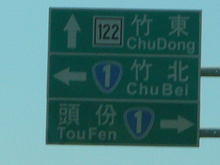
%> input picture Project 2/img/p1im4.png, 220 x 165 px, shrunk from 320 x 240 before the run
$ octave Sol_p1im4.m   (GNU Octave 9; MATLAB toolbox functions it lacks are replaced by stand-ins)
%> lines starting %> are read from the running program, lines starting %| are printed output that depends on the picture; in (x1, y1, x2, y2) boxes, pixels count from 0 and x2, y2 are one past the last pixel; in counts of white or black regions, pixels touching at a corner belong together; the program's own positions count from 1
### Project 2/rgb_to_gray.m
function gray = rgb_to_gray(imgMatr)
    % ---------------------------------
    % This function perform the edge detection with sobel filtering
    % ref: https://www.mathworks.com/matlabcentral/fileexchange/29392-rgb2gray
    % return grayscale image matrix
    % ---------------------------------

    imgMatr = double(imgMatr);
    [hg wd ch] = size(imgMatr); % get height, width and channel of the image

    R = imgMatr(:,:,1);
    G = imgMatr(:,:,2);
    B = imgMatr(:,:,3);

    gray = 0.29900 * R + 0.58700 * G + 0.11400 * B;
    gray = uint8(gray);

end

### Project 2/prewitt_filtering.m
function transImgMatr = prewitt_filtering(imgMatr, direction)
    % ---------------------------------
    % This function perform the edge detection with prewitt filtering
    % ref: https://www.geeksforgeeks.org/matlab-image-edge-detection-using-prewitt-operator-from-scratch/
    % return transformed image matrix
    % ---------------------------------

    imgMatr = double(imgMatr);

    hg = size(imgMatr,1); % get the height of image
    wd = size(imgMatr,2); % get the width of image

    % zero padding on image matrix
    filtSize = 3;
    shift = double(floor(filtSize / 2));
    paddMatr = padarray(imgMatr,[shift shift],0);

    % prewitt filter
    prewittx = [-1,0,1; -1,0,1; -1,0,1];
    prewitty = [-1,-1,-1; 0,0,0; 1,1,1];

    % create the matrix with width and height
    % exacly same as the input image to store the transformed pixel values
    gx = zeros(hg,wd);
    gy = zeros(hg,wd);
    for row = 1 : hg
        for col = 1 : wd
            % x direction
            mul = paddMatr(row : row + (filtSize - 1),col : col + (filtSize - 1)).* prewittx;
            gx(row,col) = sum(mul(:));

            % y direction
            mul = paddMatr(row : row + (filtSize - 1),col : col + (filtSize - 1)).* prewitty;
            gy(row,col) = sum(mul(:));

            switch direction
                case 'vertical'
                    gx(row,col) = 0; % remove gx
                case 'horizontal'
                    gy(row,col) = 0; % remove gy
            end

        end
    end

    grad = sqrt((gx .^2) + (gy .^2));
    transImgMatr = uint8(grad);

end

### Project 2/convert_to_binary_image.m
function imgMatr = convert_to_binary_image(imgMatr, threshold)
    % ---------------------------------
    % This function perform the conversion from image to binary image
    % note that threshold value is between 0 to 1
    % ref: it's same to builtin function --> im2bw()
    % return transformed image matrix
    % ---------------------------------

    imgMatr = uint8(imgMatr);
    th = 255 * threshold;

    imgMatr(imgMatr < th) = 0;
    imgMatr(imgMatr >= th) = 1;

    imgMatr = double(imgMatr);

end

### Project 2/sobel_filtering.m
function transImgMatr = sobel_filtering(imgMatr, direction)
    % ---------------------------------
    % This function perform the edge detection with sobel filtering
    % ref: https://www.geeksforgeeks.org/matlab-image-edge-detection-using-sobel-operator-from-scratch/
    % return transformed image matrix
    % ---------------------------------

    imgMatr = double(imgMatr);

    hg = size(imgMatr,1); % get the height of image
    wd = size(imgMatr,2); % get the width of image

    % zero padding on image matrix
    filtSize = 3;
    shift = double(floor(filtSize / 2));
    paddMatr = padarray(imgMatr,[shift shift],0);

    % sobel filter
    sobelx = [-1,0,1; -2,0,2; -1,0,1];
    sobely = [-1,-2,-1; 0,0,0; 1,2,1];

    % create the matrix with width and height
    % exacly same as the input image to store the transformed pixel values
    gx = zeros(hg,wd);
    gy = zeros(hg,wd);
    for row = 1 : hg
        for col = 1 : wd
            % x direction
            mul = paddMatr(row : row + (filtSize - 1),col : col + (filtSize - 1)).* sobelx;
            gx(row,col) = sum(mul(:));

            % y direction
            mul = paddMatr(row : row + (filtSize - 1),col : col + (filtSize - 1)).* sobely;
            gy(row,col) = sum(mul(:));

            switch direction
                case 'vertical'
                    gx(row,col) = 0; % remove gx
                case 'horizontal'
                    gy(row,col) = 0; % remove gy
            end

        end
    end

    grad = sqrt((gx .^2) + (gy .^2));
    transImgMatr = uint8(grad);

end

### Project 2/laplacian_gaussian_filter.m
function transImgMatr = laplacian_gaussian_filter(imgMatr,sigma)
    % ---------------------------------
    % This function perform the edge detection with log filtering
    % ref: https://www.mathworks.com/matlabcentral/fileexchange/59816-log_edgedetection-image-sigma
    % return transformed image matrix
    % ---------------------------------

    imgMatr = double(imgMatr);

    % filter size is estimated by: sigma * constant
    filtSz = ceil(sigma) * 5;
    filtSz = (filtSz - 1) / 2;

    shift = double(floor(filtSz / 2));
    [x, y] = meshgrid(-shift : shift, -shift : shift);
    % The two parts of the LoG equation
    part_1 = (x .^ 2 + y .^ 2 - 2 * sigma ^ 2) / sigma ^ 4;
    part_2 = exp( - (x .^ 2 + y .^ 2) / (2 * sigma ^ 2) );
    part_2 = part_2 / sum(part_2(:));
    % The LoG filter
    LoG = - part_1 .* part_2;
    % The normalized LoG filter
    nLoG = LoG - mean2(LoG);

    transImgMatr = imfilter(imgMatr, nLoG, 'replicate');

    transImgMatr = transImgMatr * 255.0;
    transImgMatr = uint8(transImgMatr);

end

### Project 2/RGB_to_HSV.m
function HSV = RGB_to_HSV(imgMatr)
    %-----------------------------------
    % This function perform the tranformation from RGB to HSV
    % return HSV
    % refer to https://www.mathworks.com/matlabcentral/fileexchange/48864-rgb_to_hsv-m
    %-----------------------------------

    imgMatr = double(imgMatr);

    hg = size(imgMatr,1); % get the height of image
    wd = size(imgMatr,2); % get the width of image

    imgMatr_R = imgMatr(:,:,1);
    imgMatr_G = imgMatr(:,:,2);
    imgMatr_B = imgMatr(:,:,3);

    H_matr = zeros(hg,wd);
    S_matr = zeros(hg,wd);
    V_matr = zeros(hg,wd);

    for row = 1 : hg
        for col = 1 : wd
            R = imgMatr_R(row,col);
            G = imgMatr_G(row,col);
            B = imgMatr_B(row,col);

            Max = max(R,max(G,B));
            Min = min(R,min(G,B));

            % Compute H
            H = 0;
            delta = Max - Min;
            if (delta == 0)
                H = 0; % undefined
            elseif (Max == R)
                H = 60 * (G - B) / delta;
                if (G < B) H = H + 360; end
            elseif (Max == G)
                H = 60 * (B - R) / delta + 120;
            elseif (Max == B)
                H = 60 * (R - G) / delta + 240;
            end

            % check if the value of H is negative
            if (H < 0)
                H = H + 360;
            end
            H = H / 360.0;


           % Compute S
           if (Max == 0)
               S = 0;
           else
            S = 1 - Min / Max;
           end

           % Compute V
           V = Max;

           H_matr(row,col) = H;
           S_matr(row,col) = S;
           V_matr(row,col) = V;

        end
    end

    HSV = cat(3,H_matr,S_matr,V_matr);

end

### Project 2/HSV_to_RGB.m
function RGB = HSV_to_RGB(imgMatr)
    %-----------------------------------
    % This function perform the tranformation from HSV to RGB
    % return RGB
    % refer to https://www.rapidtables.com/convert/color/hsv-to-rgb.html
    %-----------------------------------

    imgMatr = double(imgMatr);

    hg = size(imgMatr,1); % get the height of image
    wd = size(imgMatr,2); % get the width of image

    imgMatr_H = imgMatr(:,:,1) * 360;
    imgMatr_S = imgMatr(:,:,2);
    imgMatr_V = imgMatr(:,:,3) / 255;

    R_matr = zeros(hg,wd);
    G_matr = zeros(hg,wd);
    B_matr = zeros(hg,wd);

    for row = 1 : hg
        for col = 1 : wd
            H = imgMatr_H(row,col);
            S = imgMatr_S(row,col);
            V = imgMatr_V(row,col);

            % transform to RGB
            C = V * S;
            X = C * (1 - abs( mod(H/60,2) - 1 ));
            m = V - C;

            R = 0; G = 0; B = 0;
            if (H >= 0 && H < 60)
                R = C; G = X; B = 0;
            elseif (H >= 60 && H < 120)
                R = X; G = C; B = 0;
            elseif (H >= 120 && H < 180)
                R = 0; G = C; B = X;
            elseif (H >= 180 && H < 240)
                R = 0; G = X; B = C;
            elseif (H >= 240 && H < 300)
                R = X; G = 0; B = C;
            elseif (H >= 300 && H < 306)
                R = C; G = 0; B = X;
            end


            R_matr(row,col) = (R + m) * 255;
            G_matr(row,col) = (G + m) * 255;
            B_matr(row,col) = (B + m) * 255;

        end
    end

    RGB = uint8(cat(3,R_matr,G_matr,B_matr));

end

### Project 2/canny_edge_detection.m
function transImgMatr = canny_edge_detection(imgMatr, sigma, low_thres, high_thres)
    % ---------------------------------
    % This function perform the canny edge detection
    % ref:
    % 1. https://towardsdatascience.com/canny-edge-detection-step-by-step-in-python-computer-vision-b49c3a2d8123
    % 2. https://www.mathworks.com/matlabcentral/fileexchange/41221-canny-edge-detector
    % return transformed image matrix
    % ---------------------------------

    imgMatr = double(imgMatr);
    % 1. Smoothing
    transImgMatr = smoothing_with_gaussian(imgMatr, sigma);
    % 2. Gradient Calculation
    [transImgMatr, theta] = gradient_calculation(transImgMatr);
    % 3. Non-Maxima Suppression
    transImgMatr = non_maxima_suppression(transImgMatr, theta);
    % 4. Double Thresholding
    transImgMatr = double_thresholding(transImgMatr, low_thres, high_thres);
    % 5. Hysteresis Edge Tracking
    transImgMatr = hysteresis_edge_tracking(transImgMatr);

    transImgMatr = uint8(transImgMatr);
end

function transImgMatr = smoothing_with_gaussian(imgMatr, sigma, filtSz)
    hg = size(imgMatr,1); % get the height of image
    wd = size(imgMatr,2); % get the width of image

    % filter size is estimated by: sigma * constant
    filtSz = ceil(sigma) * 5;
    filtSz = (filtSz - 1) / 2;

    % replicate padding on image matrix
    shift = double(floor(filtSz / 2));
    paddMatr = padarray(imgMatr,[shift shift],'replicate');

    % Make 2D Gaussian kernel
    x=-ceil(shift):ceil(shift);
    Gauss1D = exp(-(x.^2/(2*sigma^2)));
    Gauss1D = Gauss1D/sum(Gauss1D(:));

    GaussX=reshape(Gauss1D,[length(Gauss1D) 1]);
    GaussY=reshape(Gauss1D,[1 length(Gauss1D)]);

    GaussMatr = zeros(length(GaussX),length(GaussY));
    for x = 1 : length(GaussX)
        for y = 1 : length(GaussY)
            GaussMatr(x,y) = GaussX(x) * GaussY(y);
        end
    end

    clearvars GaussX GaussY Gauss1D

    % create the matrix with width and height
    % exacly same as the input image to store the transformed pixel values
    transImgMatr = zeros(hg,wd);

    for row = 1 : hg
        for col = 1 : wd

            tmp = 0;
            for x = 1 : filtSz
                for y = 1 : filtSz
                    tmp = tmp + GaussMatr(x,y) * paddMatr(x + (row - 1), y + (col - 1));
                end
            end

            transImgMatr(row,col) = tmp;

        end
    end

end

function [transImgMatr, theta] = gradient_calculation(imgMatr)
    hg = size(imgMatr,1); % get the height of image
    wd = size(imgMatr,2); % get the width of image

    % ========================================
    % 1. gradients computing
    % ========================================
    % zero padding on image matrix
    filtSize = 3;
    shift = double(floor(filtSize / 2));
    paddMatr = padarray(imgMatr,[shift shift],0);

    % sobel filter
    sobelx = [-1,0,1; -2,0,2; -1,0,1];
    sobely = [-1,-2,-1; 0,0,0; 1,2,1];

    % create the matrix with width and height
    % exacly same as the input image to store the transformed pixel values
    gx = zeros(hg,wd);
    gy = zeros(hg,wd);
    for row = 1 : hg
        for col = 1 : wd
            % x direction
            mul = paddMatr(row : row + (filtSize - 1),col : col + (filtSize - 1)).* sobelx;
            gx(row,col) = sum(mul(:));

            % y direction
            mul = paddMatr(row : row + (filtSize - 1),col : col + (filtSize - 1)).* sobely;
            gy(row,col) = sum(mul(:));


        end
    end

    grad = sqrt((gx .^2) + (gy .^2));
    %grad = grad / max(grad(:)) * 255;
    transImgMatr = grad;

    % ========================================
    % 2. angle of gradients computing
    % ========================================
    [gradHg, gradWd] = size(gx);
    epsilon = 0.00000000001; % prevent infinity results (in case there could be 0 in gx)
    theta = atan(gy./(gx + epsilon)) * (180/3.1412);

    % note that the range of arctan is (-pi/2, pi/2)
    % make all elements in theta positive
    for row = 1 : gradHg
        for col = 1 : gradWd
            if (theta(row,col) < 0)
                theta(row,col) = theta(row,col) + 180;
            end
        end
    end

    % fix all element of theta into 4 degrees
    for row = 1 : gradHg
        for col = 1 : gradWd
          if ( (0 <= theta(row,col)) && (theta(row,col) < 22.5)) || ((157.5 <= theta(row,col)) && (theta(row,col) <= 180) )
                theta(row,col) = 0;
          elseif (22.5 <= theta(row,col)) && (theta(row,col) < 67.5)
                theta(row,col) = 45;
          elseif (67.5 <= theta(row,col)) && (theta(row,col) < 112.5)
                theta(row,col) = 90;
          elseif (112.5 <= theta(row,col)) && (theta(row,col) < 157.5)
                theta(row,col) = 135;
          end
      end
  end


end

function transImgMatr = non_maxima_suppression(Grad, theta)
    GradHg = size(Grad, 1); % get the height of gradient
    GradWd = size(Grad, 2); % get the width of gradient

    paddMatr = padarray(Grad,[1 1],0); % zero padding

    % create the matrix with width and height
    % exacly same as the input image to store the transformed pixel values
    transImgMatr = zeros(GradHg,GradWd);

    for row  = 1 : GradHg
        for col = 1 : GradWd
            lt = 0;
            rt = 0;
            act_row = row + 1;
            act_col = col + 1;
            switch theta(row,col)
                case 0
                    lt = paddMatr(act_row, act_col - 1);
                    rt = paddMatr(act_row, act_col + 1);
                case 45
                    lt = paddMatr(act_row + 1, act_col - 1);
                    rt = paddMatr(act_row - 1, act_col + 1);
                case 90
                    lt = paddMatr(act_row + 1, act_col);
                    rt = paddMatr(act_row - 1, act_col);
                case 135
                    lt = paddMatr(act_row - 1, act_col - 1);
                    rt = paddMatr(act_row + 1, act_col + 1);
            end

            % check if current pixel value is the maximum in surrounding
            if (Grad(row,col) >= lt && Grad(row,col) >= rt)
                transImgMatr(row,col) = Grad(row,col);
            else
                transImgMatr(row,col) = 0;
            end

        end
    end

end

function Grad = double_thresholding(Grad, low_thres, high_thres)
    GradHg = size(Grad, 1); % get the height of gradient
    GradWd = size(Grad, 2); % get the width of gradient

    weak = 25;
    strong = 255;
    zero = 0;

    for row = 1 : GradHg
        for col = 1 : GradWd
            if (Grad(row,col) >= high_thres)
                Grad(row,col) = strong;
            elseif (Grad(row,col) > low_thres)
                Grad(row,col) = weak;
            else
                Grad(row,col) = zero;
            end
        end
    end

end

function Grad = hysteresis_edge_tracking(Grad)
    GradHg = size(Grad, 1); % get the height of gradient
    GradWd = size(Grad, 2); % get the width of gradient

    paddMatr = padarray(Grad,[1 1],0); % zero padding

    weak = 25;
    strong = 255;
    zero = 0;

    for row  = 1 : GradHg
        for col = 1 : GradWd
            act_row = row + 1;
            act_col = col + 1;

            if (Grad(row,col) == weak)
                if (paddMatr(act_row - 1, act_col - 1) == strong || ... % top-left
                    paddMatr(act_row - 1, act_col) == strong ||     ... % upper
                    paddMatr(act_row - 1, act_col + 1) == strong || ... % top-right
                    paddMatr(act_row, act_col - 1) == strong ||     ... % left
                    paddMatr(act_row, act_col + 1) == strong ||     ... % right
                    paddMatr(act_row + 1, act_col - 1) == strong || ... % bottom-left
                    paddMatr(act_row + 1, act_col) == strong ||     ... % bottom
                    paddMatr(act_row + 1, act_col + 1) == strong)       % bottom-right

                    Grad(row,col) = strong;
                else
                    Grad(row,col) = zero;
                end
            end


        end
    end


end

### Project 2/Sol_p1im4.m
clear;
clc;
clf;
close all;

figIdx = 0;

% read the image
A = imread('img/p1im4.png');
%> A is the input picture: size 165x220x3 uint8; mean R, G, B 71.8, 122.1, 122.1
figIdx = figIdx + 1;
figure(figIdx);
imshow(A);
title('original image');

% show the gray scale of the image
grayS = rgb_to_gray(A);


% ===================================================================
% Task 1a. Gradient Filter on Edge Detections (without preprocessing)
% ===================================================================
% 1. Prewitt Filter
edges = prewitt_filtering(grayS, 'both');
%edges = convert_to_binary_image(edges, 0.6);
figIdx = figIdx + 1;
figure(figIdx);
imshow(edges);
title('Prewitt Filtering Result');

edges = convert_to_binary_image(edges, 0.3);
%> in convert_to_binary_image, `imgMatr(imgMatr >= th) = 1;`:
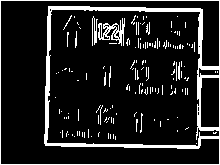
%> imgMatr: size 165x220 uint8; values 0 (black) and 1 (white), 12.5% white; 150 white regions (139 under 20 px), largest, box (x1, y1, x2, y2) and area: (0, 0, 220, 165) 3173, (98, 18, 125, 46) 301, (92, 16, 98, 46) 94
figIdx = figIdx + 1;
figure(figIdx);
imshow(edges);
title('Prewitt Filtering Result with thresholding');

% compare with builtin functions
edges = edge(grayS, 'Prewitt');
figIdx = figIdx + 1;
figure(figIdx);
imshow(edges);
title('builtin Prewitt Filtering Result');


% 2. Sobel Filter
edges = sobel_filtering(grayS, 'both');
figIdx = figIdx + 1;
figure(figIdx);
imshow(edges);
title('Sobel Filtering Result');

edges = convert_to_binary_image(edges, 0.5);
figIdx = figIdx + 1;
figure(figIdx);
imshow(edges);
title('Sobel Filtering Result with thresholding');

% compare with builtin functions
edges = edge(grayS, 'Sobel');
figIdx = figIdx + 1;
figure(figIdx);
imshow(edges);
title('builtin Sobel Filtering Result');

% 3. LoG Filter
edges = laplacian_gaussian_filter(grayS, 1.71);
figIdx = figIdx + 1;
figure(figIdx);
imshow(edges);
title('LoG Filtering Result');

edges = convert_to_binary_image(edges, 0.75);
%> call 3 of convert_to_binary_image, with threshold = 0.75
%> in convert_to_binary_image (call 3), `imgMatr(imgMatr >= th) = 1;`:
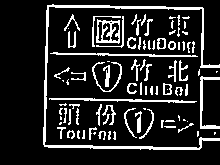
%> imgMatr: size 165x220 uint8; values 0 (black) and 1 (white), 14.9% white in thin lines or dots, all inside (x1, y1, x2, y2) = (43, 4, 220, 150)
figIdx = figIdx + 1;
figure(figIdx);
imshow(edges);
title('LoG Filtering Result with thresholding');

% compare with builtin functions
edges = edge(grayS, 'log');
figIdx = figIdx + 1;
figure(figIdx);
imshow(edges);
title('builtin LoG Filtering Result');


% ===================================================================
% Task 1b. Gradient Filter on Edge Detections (after preprocessing)
% ===================================================================
% 0. Enhancement
imgMatr = A;
%-- color correction
% Convert RGB component into HSV
HSV = RGB_to_HSV(imgMatr);
%> after the loop in RGB_to_HSV, `for row = 1 : hg`:
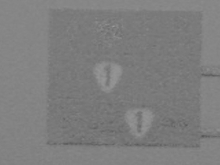
%> H_matr: size 165x220 double; min 0.342, max 0.606, mean 0.496
%> after the loop in RGB_to_HSV, `for row = 1 : hg`:
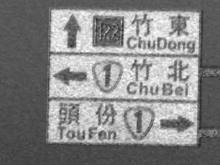
%> S_matr: size 165x220 double; min 0.155, max 1, mean 0.524
%> after the loop in RGB_to_HSV, `for row = 1 : hg`: S = 0.291
changeIn_h = -5/360;
changeIn_s = 0.1;
changeIn_v = -20;

imgMatr_H = HSV(:,:,1) + changeIn_h;
imgMatr_S = HSV(:,:,2) + changeIn_s;
imgMatr_V = HSV(:,:,3) + changeIn_v;

transImgHSI = zeros(size(imgMatr));

transImgHSI(:,:,1) = imgMatr_H;
transImgHSI(:,:,2) = imgMatr_S;
transImgHSI(:,:,3) = imgMatr_V;
transImg = HSV_to_RGB(transImgHSI);
%> after the loop in HSV_to_RGB, `for row = 1 : hg`:
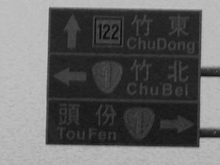
%> B_matr: size 165x220 double; min 10.78, max 195, mean 100.7
%> after the loop in HSV_to_RGB, `for row = 1 : hg`:
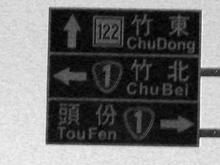
%> R_matr: size 165x220 double; min -5.2, max 125.1, mean 51.7; drawn with min black and max white
%> in HSV_to_RGB, `RGB = uint8(cat(3,R_matr,G_matr,B_matr));`:
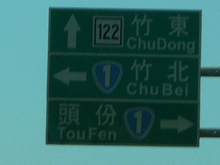
%> RGB: size 165x220x3 uint8; mean R, G, B 51.7, 104.1, 100.8

figIdx = figIdx + 1;
figure(figIdx);
imshow(transImg);
title("After Preprocessing");

% show the gray scale of the image
imgMatr = transImg;
grayS_pre = rgb_to_gray(imgMatr);

% 1. Prewitt Filter
edges = prewitt_filtering(grayS_pre, 'both');
figIdx = figIdx + 1;
figure(figIdx);
imshow(edges);
title('Prewitt Filtering Result');

edges = convert_to_binary_image(edges, 0.3);
figIdx = figIdx + 1;
figure(figIdx);
imshow(edges);
title('Prewitt Filtering Result with thresholding');

% compare with builtin functions
edges = edge(grayS_pre, 'Prewitt');
figIdx = figIdx + 1;
figure(figIdx);
imshow(edges);
title('builtin Prewitt Filtering Result');


% 2. Sobel Filter
edges = sobel_filtering(grayS_pre, 'both');
figIdx = figIdx + 1;
figure(figIdx);
imshow(edges);
title('Sobel Filtering Result');

edges = convert_to_binary_image(edges, 0.2);
figIdx = figIdx + 1;
figure(figIdx);
imshow(edges);
title('Sobel Filtering Result with thresholding');

% compare with builtin functions
edges = edge(grayS_pre, 'Sobel');
figIdx = figIdx + 1;
figure(figIdx);
imshow(edges);
title('builtin Sobel Filtering Result');

% 3. LoG Filter
edges = laplacian_gaussian_filter(grayS_pre, 2);
figIdx = figIdx + 1;
figure(figIdx);
imshow(edges);
title('LoG Filtering Result');

edges = convert_to_binary_image(edges, 0.5);
figIdx = figIdx + 1;
figure(figIdx);
imshow(edges);
title('LoG Filtering Result with thresholding');

% compare with builtin functions
edges = edge(grayS_pre, 'log');
figIdx = figIdx + 1;
figure(figIdx);
imshow(edges);
title('builtin LoG Filtering Result');

% ===================================================================
% Task 2. Canny Edge Detection
% ===================================================================
edges = canny_edge_detection(grayS, 0.00001, 20, 50);
figIdx = figIdx + 1;
figure(figIdx);
imshow(edges);
title('Canny Edge Detection (without preprocessing)');

% compare with builtin functions
edges = edge(grayS, 'canny');
figIdx = figIdx + 1;
figure(figIdx);
imshow(edges);
title('builtin Canny Edge Detection Result');

edges = canny_edge_detection(grayS_pre, 0.00001, 20, 50);
figIdx = figIdx + 1;
figure(figIdx);
imshow(edges);
title('LoG Filtering Result (with preprocessing)');

% compare with builtin functions
edges = edge(grayS_pre, 'canny');
figIdx = figIdx + 1;
figure(figIdx);
imshow(edges);
title('builtin Canny Edge Detection Result');
